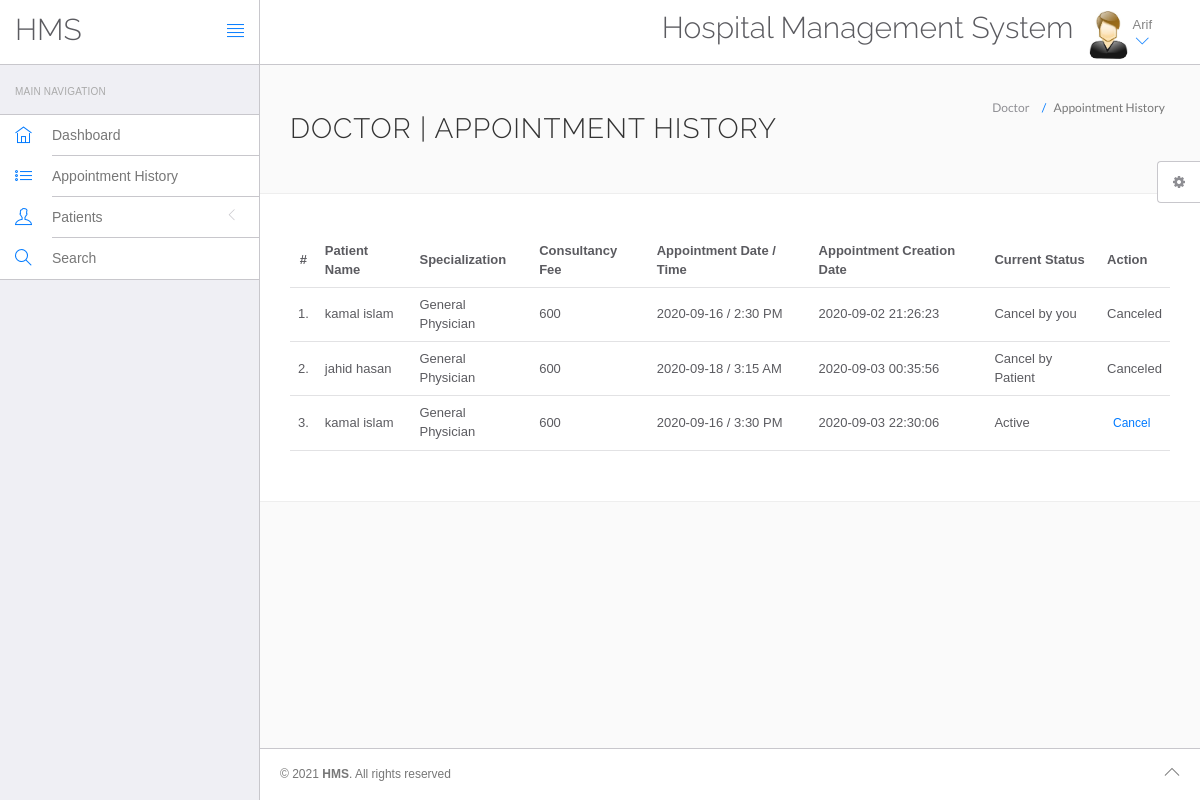
The app's page /hospital/hms/doctor/appointment-history.php (signed in) with its own data.
### tables this page shows
CREATE TABLE `doctors` (
  `id` int(11) NOT NULL,
  `specilization` varchar(255) DEFAULT NULL,
  `doctorName` varchar(255) DEFAULT NULL,
  `address` longtext,
  `docFees` varchar(255) DEFAULT NULL,
  `contactno` bigint(11) DEFAULT NULL,
  `docEmail` varchar(255) DEFAULT NULL,
  `password` varchar(255) DEFAULT NULL,
  `creationDate` timestamp NULL DEFAULT CURRENT_TIMESTAMP,
  `updationDate` timestamp NULL DEFAULT NULL ON UPDATE CURRENT_TIMESTAMP
);

CREATE TABLE `appointment` (
  `id` int(11) NOT NULL,
  `doctorSpecialization` varchar(255) DEFAULT NULL,
  `doctorId` int(11) DEFAULT NULL,
  `userId` int(11) DEFAULT NULL,
  `consultancyFees` int(11) DEFAULT NULL,
  `appointmentDate` varchar(255) DEFAULT NULL,
  `appointmentTime` varchar(255) DEFAULT NULL,
  `postingDate` timestamp NULL DEFAULT CURRENT_TIMESTAMP,
  `userStatus` int(11) DEFAULT NULL,
  `doctorStatus` int(11) DEFAULT NULL,
  `updationDate` timestamp NULL DEFAULT NULL ON UPDATE CURRENT_TIMESTAMP
);

CREATE TABLE `users` (
  `id` int(11) NOT NULL,
  `fullName` varchar(255) DEFAULT NULL,
  `address` longtext,
  `city` varchar(255) DEFAULT NULL,
  `gender` varchar(255) DEFAULT NULL,
  `email` varchar(255) DEFAULT NULL,
  `password` varchar(255) DEFAULT NULL,
  `regDate` timestamp NULL DEFAULT CURRENT_TIMESTAMP,
  `updationDate` timestamp NULL DEFAULT NULL ON UPDATE CURRENT_TIMESTAMP
);

### hospital/hms/doctor/appointment-history.php (the view, shortened to what this page needs)
<?php
include('include/config.php');
?>
<!DOCTYPE html>
<html lang="en">
	<head>
		<link rel="stylesheet" href="vendor/bootstrap/css/bootstrap.min.css">
		<link rel="stylesheet" href="vendor/fontawesome/css/font-awesome.min.css">
		<link rel="stylesheet" href="vendor/themify-icons/themify-icons.min.css">
		<link href="vendor/animate.css/animate.min.css" rel="stylesheet" media="screen">
		<link href="vendor/perfect-scrollbar/perfect-scrollbar.min.css" rel="stylesheet" media="screen">
		<link href="vendor/switchery/switchery.min.css" rel="stylesheet" media="screen">
		<link href="vendor/bootstrap-touchspin/jquery.bootstrap-touchspin.min.css" rel="stylesheet" media="screen">
		<link href="vendor/select2/select2.min.css" rel="stylesheet" media="screen">
		<link href="vendor/bootstrap-datepicker/bootstrap-datepicker3.standalone.min.css" rel="stylesheet" media="screen">
		<link href="vendor/bootstrap-timepicker/bootstrap-timepicker.min.css" rel="stylesheet" media="screen">
		<link rel="stylesheet" href="assets/css/styles.css">
		<link rel="stylesheet" href="assets/css/plugins.css">
		<link rel="stylesheet" href="assets/css/themes/theme-1.css" id="skin_color" />
	</head>
	<body>
		<div id="app">
<?php include('include/sidebar.php');?>
			<div class="app-content">
					<?php include('include/header.php');?>
				<div class="main-content" >
					<div class="wrap-content container" id="container">
						<section id="page-title">
							<div class="row">
								<div class="col-sm-8">
									<h1 class="mainTitle">Doctor  | Appointment History</h1>
																	</div>
								<ol class="breadcrumb">
									<li>
										<span>Doctor </span>
									</li>
									<li class="active">
										<span>Appointment History</span>
									</li>
								</ol>
							</div>
						</section>
						<div class="container-fluid container-fullw bg-white">
									<div class="row">
								<div class="col-md-12">
									<table class="table table-hover" id="sample-table-1">
										<thead>
											<tr>
												<th class="center">#</th>
												<th class="hidden-xs">Patient  Name</th>
												<th>Specialization</th>
												<th>Consultancy Fee</th>
												<th>Appointment Date / Time </th>
												<th>Appointment Creation Date  </th>
												<th>Current Status</th>
												<th>Action</th>
											</tr>
										</thead>
										<tbody>
<?php
$sql=mysqli_query($con,"select users.fullName as fname,appointment.*  from appointment join users on users.id=appointment.userId where appointment.doctorId='".$_SESSION['id']."'");
$cnt=1;
while($row=mysqli_fetch_array($sql))
{
?>
											<tr>
												<td class="center"><?php echo $cnt;?>.</td>
												<td class="hidden-xs"><?php echo $row['fname'];?></td>
												<td><?php echo $row['doctorSpecialization'];?></td>
												<td><?php echo $row['consultancyFees'];?></td>
												<td><?php echo $row['appointmentDate'];?> / <?php echo
												 $row['appointmentTime'];?>
												</td>
												<td><?php echo $row['postingDate'];?></td>
												<td>
<?php if(($row['userStatus']==1) && ($row['doctorStatus']==1))
{
	echo "Active";
}
if(($row['userStatus']==0) && ($row['doctorStatus']==1))
{
	echo "Cancel by Patient";
}
if(($row['userStatus']==1) && ($row['doctorStatus']==0))
{
	echo "Cancel by you";
}
												?></td>
												<td >
												<div class="visible-md visible-lg hidden-sm hidden-xs">
							<?php if(($row['userStatus']==1) && ($row['doctorStatus']==1))
{ ?>
	<a href="appointment-history.php?id=<?php echo $row['id']?>&cancel=update" onClick="return confirm('Are you sure you want to cancel this appointment ?')"class="btn btn-transparent btn-xs tooltips" title="Cancel Appointment" tooltip-placement="top" tooltip="Remove">Cancel</a>
	<?php } else {
		echo "Canceled";
		} ?>
												</div>
												</td>
											</tr>
											<?php
$cnt=$cnt+1;
											 }?>
										</tbody>
									</table>
								</div>
							</div>
								</div>
					</div>
				</div>
			</div>
	<?php include('include/footer.php');?>
	<?php include('include/setting.php');?>
		</div>
	</body>
</html>

### hospital/hms/doctor/include/header.php (shortened to what this page needs)
<header class="navbar navbar-default navbar-static-top">
					<div class="navbar-header">
						<a class="navbar-brand" href="#">
							<h2 style="padding-top:20% ">HMS</h2>
						</a>
						<a href="#" class="sidebar-toggler pull-right visible-md visible-lg" data-toggle-class="app-sidebar-closed" data-toggle-target="#app">
							<i class="ti-align-justify"></i>
						</a>
					</div>
					<div class="navbar-collapse collapse">
						<ul class="nav navbar-right">
								<li  style="padding-top:2% ">
								<h2>Hospital Management System</h2>
							</li>
							<li class="dropdown current-user">
								<a href class="dropdown-toggle" data-toggle="dropdown">
									<img src="assets/images/images.jpg" > <span class="username">
									<?php $query=mysqli_query($con,"select doctorName from doctors where id='".$_SESSION['id']."'");
while($row=mysqli_fetch_array($query))
{
	echo $row['doctorName'];
}
									?> <i class="ti-angle-down"></i></i></span>
								</a>
							</li>
						</ul>
					</div>
				</header>

### hospital/hms/doctor/assets/css/themes/theme-1.css (style rules this page uses)
body { background: #FAFAFA; }
header .navbar-header { background: #ffffff !important; border-right-color: #c8c7cc !important; border-bottom-color: #c8c7cc !important; }
header .navbar-header .sidebar-toggler, header .navbar-header .sidebar-mobile-toggler { color: #007aff !important; }
header .navbar-header .navbar-brand { color: #777 !important; }
header .navbar-collapse { background: #ffffff !important; border-bottom-color: #c8c7cc !important; box-shadow: none !important; }
header .navbar-collapse .navbar-right > li > a { color: #777; }
header .navbar-collapse .navbar-right > li > a i { color: #007aff !important; }

### records on screen
doctors: doctorName "Arif"
appointment: userId.fullName "kamal islam", doctorSpecialization "General Physician", consultancyFees "600", appointmentDate "2020-09-16", appointmentTime "2:30 PM", postingDate "2020-09-02 21:26:23", userStatus "Cancel by you"
appointment: userId.fullName "jahid hasan", doctorSpecialization "General Physician", consultancyFees "600", appointmentDate "2020-09-18", appointmentTime "3:15 AM", postingDate "2020-09-03 00:35:56", userStatus "Cancel by Patient"
appointment: userId.fullName "kamal islam", doctorSpecialization "General Physician", consultancyFees "600", appointmentDate "2020-09-16", appointmentTime "3:30 PM", postingDate "2020-09-03 22:30:06", userStatus "Active"
